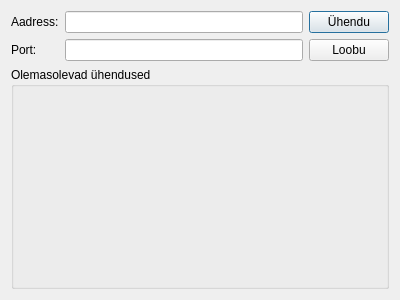
<?xml version="1.0" encoding="UTF-8"?>
<ui version="4.0">
 <class>SiusDataConnections</class>
 <widget class="QDialog" name="SiusDataConnections">
  <property name="geometry">
   <rect>
    <x>0</x>
    <y>0</y>
    <width>400</width>
    <height>300</height>
   </rect>
  </property>
  <property name="windowTitle">
   <string>Dialog</string>
  </property>
  <layout class="QVBoxLayout" name="verticalLayout">
   <item>
    <layout class="QGridLayout" name="gridLayout">
     <item row="1" column="1">
      <widget class="QLineEdit" name="portEdit"/>
     </item>
     <item row="0" column="2">
      <widget class="QPushButton" name="connectButton">
       <property name="text">
        <string>Ühendu</string>
       </property>
      </widget>
     </item>
     <item row="1" column="0">
      <widget class="QLabel" name="portSilt">
       <property name="text">
        <string>Port:</string>
       </property>
      </widget>
     </item>
     <item row="0" column="0">
      <widget class="QLabel" name="aadressSilt">
       <property name="text">
        <string>Aadress:</string>
       </property>
      </widget>
     </item>
     <item row="0" column="1">
      <widget class="QLineEdit" name="addressEdit"/>
     </item>
     <item row="1" column="2">
      <widget class="QPushButton" name="cancelButton">
       <property name="text">
        <string>Loobu</string>
       </property>
      </widget>
     </item>
    </layout>
   </item>
   <item>
    <widget class="QGroupBox" name="existingConnectionsBox">
     <property name="sizePolicy">
      <sizepolicy hsizetype="Expanding" vsizetype="Expanding">
       <horstretch>1</horstretch>
       <verstretch>1</verstretch>
      </sizepolicy>
     </property>
     <property name="title">
      <string>Olemasolevad ühendused</string>
     </property>
    </widget>
   </item>
  </layout>
 </widget>
 <resources/>
 <connections/>
</ui>
